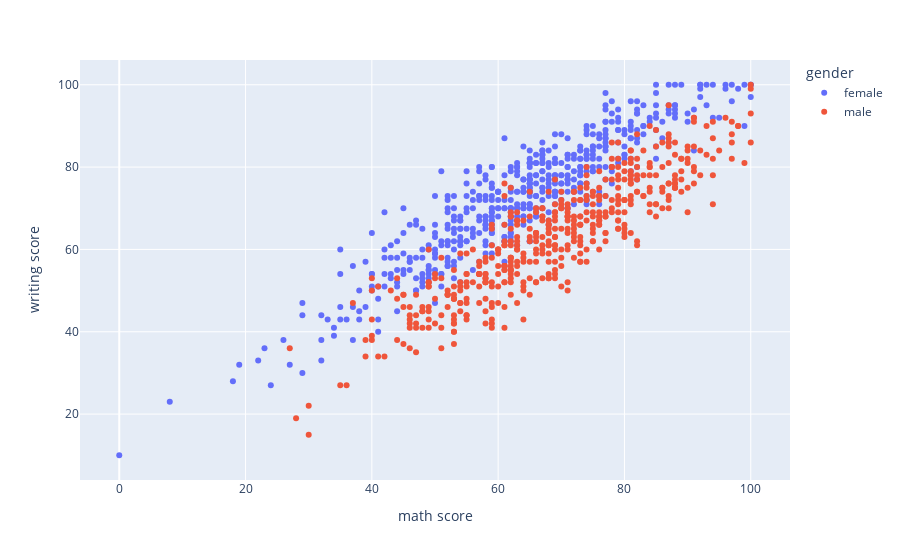

The notebook cell saved with this chart:
### Markdown cell above
From the above we can see that most of the marks lie between 50 to 85.

### Code cell
import plotly_express as px

# create a scatter plot and identify the direction in which the data lies

fig = px.scatter(df, x='math score', y='writing score', color='gender')
fig.show()

### Figure 1 — Plotly figure (JSON) as saved in the notebook; plotly's stock layout.template omitted (floating-point values rounded to 4 significant figures; data arrays with more than 128 entries replaced by an {"elided": "..."} marker saying what was removed)
{"data": [{"hovertemplate": "gender=female<br>math score=%{x}<br>writing score=%{y}<extra></extra>", "legendgroup": "female", "marker": {"color": "#636efa", "symbol": "circle"}, "mode": "markers", "name": "female", "orientation": "v", "showlegend": true, "type": "scatter", "x": {"elided": "518 int values"}, "xaxis": "x", "y": {"elided": "518 int values"}, "yaxis": "y"}, {"hovertemplate": "gender=male<br>math score=%{x}<br>writing score=%{y}<extra></extra>", "legendgroup": "male", "marker": {"color": "#EF553B", "symbol": "circle"}, "mode": "markers", "name": "male", "orientation": "v", "showlegend": true, "type": "scatter", "x": {"elided": "482 int values"}, "xaxis": "x", "y": {"elided": "482 int values"}, "yaxis": "y"}], "layout": {"legend": {"title": {"text": "gender"}, "tracegroupgap": 0}, "margin": {"t": 60}, "xaxis": {"anchor": "y", "domain": [0, 1], "title": {"text": "math score"}}, "yaxis": {"anchor": "x", "domain": [0, 1], "title": {"text": "writing score"}}}}
